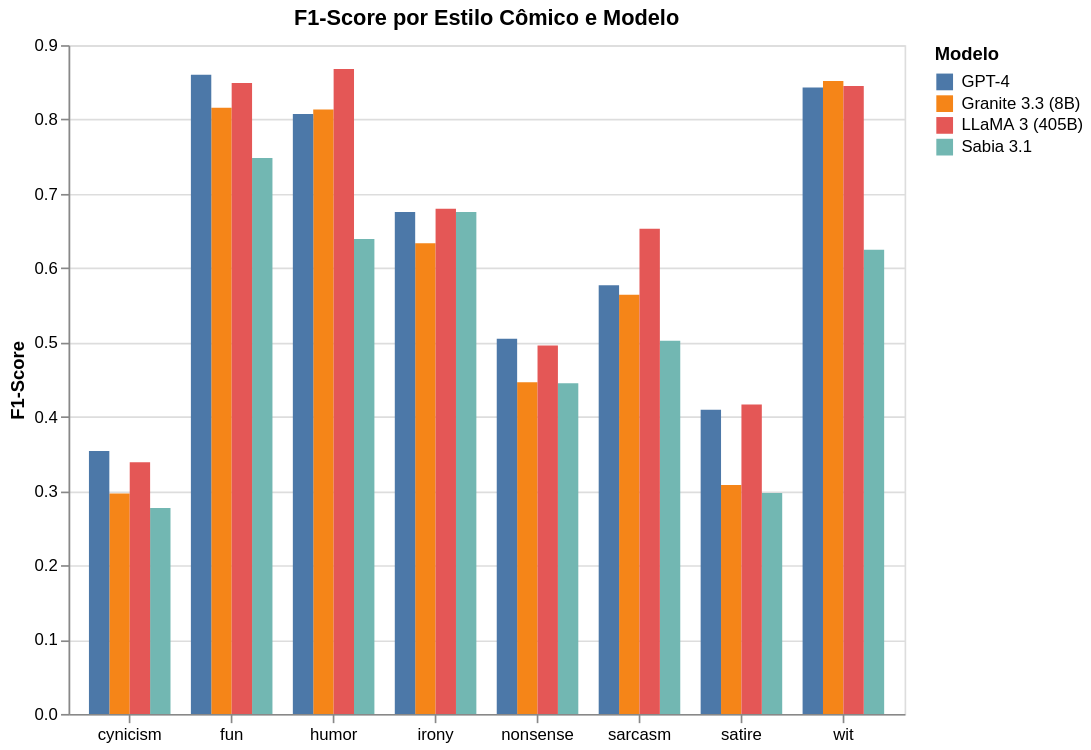

Notebook source saved alongside this figure:
### Code cell
def graph_all_models_per_style(model_names):
    data = []

    for model_name in model_names:
        f1_scores = df_comic_styles.loc[model_name]['f1_score']
        for style, score in f1_scores.items():
            data.append({
                'style': style,
                'model': model_name,
                'score': score
            })

    df_all = pd.DataFrame(data)

    chart = alt.Chart(df_all).mark_bar().encode(
        x=alt.X('style:N', title=None, axis=alt.Axis(labelAngle=0)),
        y=alt.Y('score:Q', title='F1-Score'),
        color=alt.Color('model:N', title='Modelo'),
        xOffset=alt.X('model:N')  # <-- barras lado a lado dentro do mesmo estilo
    ).properties(
        width=500,
        height=400,
        title='F1-Score por Estilo Cômico e Modelo'
    )

    chart.save(os.path.join(visus_path, "f1_per_style_all_models.png"), scale_factor=3.0)
    chart.show()

model_names = df_comic_styles.index
graph_all_models_per_style(model_names)

### Figure 1 — Vega-Lite specification as saved in the notebook (floating-point values rounded to 4 significant figures)
{"config": {"view": {"continuousWidth": 300, "continuousHeight": 300}}, "data": {"name": "data-c3c484740f7acedb5b48206ac2506629"}, "mark": {"type": "bar"}, "encoding": {"color": {"field": "model", "title": "Modelo", "type": "nominal"}, "x": {"axis": {"labelAngle": 0}, "field": "style", "title": null, "type": "nominal"}, "xOffset": {"field": "model", "type": "nominal"}, "y": {"field": "score", "title": "F1-Score", "type": "quantitative"}}, "height": 400, "title": "F1-Score por Estilo Cômico e Modelo", "width": 500, "$schema": "https://vega.github.io/schema/vega-lite/v5.20.1.json", "datasets": {"data-c3c484740f7acedb5b48206ac2506629": [{"style": "fun", "model": "Sabia 3.1", "score": 0.7482}, {"style": "humor", "model": "Sabia 3.1", "score": 0.6391}, {"style": "nonsense", "model": "Sabia 3.1", "score": 0.445}, {"style": "wit", "model": "Sabia 3.1", "score": 0.6248}, {"style": "irony", "model": "Sabia 3.1", "score": 0.6754}, {"style": "satire", "model": "Sabia 3.1", "score": 0.2973}, {"style": "sarcasm", "model": "Sabia 3.1", "score": 0.5024}, {"style": "cynicism", "model": "Sabia 3.1", "score": 0.2772}, {"style": "fun", "model": "Granite 3.3 (8B)", "score": 0.8159}, {"style": "humor", "model": "Granite 3.3 (8B)", "score": 0.8135}, {"style": "nonsense", "model": "Granite 3.3 (8B)", "score": 0.4463}, {"style": "wit", "model": "Granite 3.3 (8B)", "score": 0.8519}, {"style": "irony", "model": "Granite 3.3 (8B)", "score": 0.6334}, {"style": "satire", "model": "Granite 3.3 (8B)", "score": 0.308}, {"style": "sarcasm", "model": "Granite 3.3 (8B)", "score": 0.5641}, {"style": "cynicism", "model": "Granite 3.3 (8B)", "score": 0.2966}, {"style": "fun", "model": "GPT-4", "score": 0.8603}, {"style": "humor", "model": "GPT-4", "score": 0.8073}, {"style": "nonsense", "model": "GPT-4", "score": 0.5051}, {"style": "wit", "model": "GPT-4", "score": 0.843}, {"style": "irony", "model": "GPT-4", "score": 0.6753}, {"style": "satire", "model": "GPT-4", "score": 0.4092}, {"style": "sarcasm", "model": "GPT-4", "score": 0.5769}, {"style": "cynicism", "model": "GPT-4", "score": 0.3538}, {"style": "fun", "model": "LLaMA 3 (405B)", "score": 0.849}, {"style": "humor", "model": "LLaMA 3 (405B)", "score": 0.868}, {"style": "nonsense", "model": "LLaMA 3 (405B)", "score": 0.4957}, {"style": "wit", "model": "LLaMA 3 (405B)", "score": 0.8452}, {"style": "irony", "model": "LLaMA 3 (405B)", "score": 0.6798}, {"style": "satire", "model": "LLaMA 3 (405B)", "score": 0.4163}, {"style": "sarcasm", "model": "LLaMA 3 (405B)", "score": 0.653}, {"style": "cynicism", "model": "LLaMA 3 (405B)", "score": 0.3386}]}}
